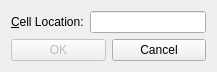
<?xml version="1.0" encoding="UTF-8"?>
<ui version="4.0">
 <class>GoToCellDialog</class>
 <widget class="QWidget" name="GoToCellDialog">
  <property name="geometry">
   <rect>
    <x>0</x>
    <y>0</y>
    <width>217</width>
    <height>72</height>
   </rect>
  </property>
  <property name="windowTitle">
   <string>Go to Cell</string>
  </property>
  <layout class="QVBoxLayout" name="verticalLayout">
   <item>
    <layout class="QHBoxLayout" name="horizontalLayout">
     <item>
      <widget class="QLabel" name="label">
       <property name="text">
        <string>&amp;Cell Location:</string>
       </property>
       <property name="buddy">
        <cstring>lineEdit</cstring>
       </property>
      </widget>
     </item>
     <item>
      <widget class="QLineEdit" name="lineEdit"/>
     </item>
    </layout>
   </item>
   <item>
    <layout class="QHBoxLayout" name="horizontalLayout_2">
     <item>
      <widget class="QPushButton" name="okButton">
       <property name="enabled">
        <bool>false</bool>
       </property>
       <property name="text">
        <string>OK</string>
       </property>
       <property name="default">
        <bool>true</bool>
       </property>
      </widget>
     </item>
     <item>
      <widget class="QPushButton" name="cancelButton">
       <property name="text">
        <string>Cancel</string>
       </property>
      </widget>
     </item>
    </layout>
   </item>
  </layout>
 </widget>
 <tabstops>
  <tabstop>lineEdit</tabstop>
  <tabstop>okButton</tabstop>
  <tabstop>cancelButton</tabstop>
 </tabstops>
 <resources/>
 <connections/>
</ui>
